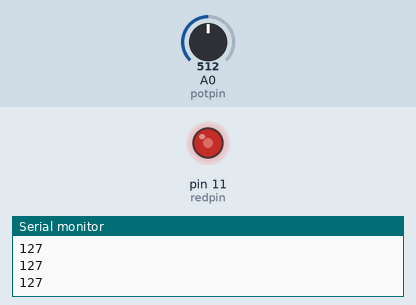
This sketch was run on a simulated Arduino Uno, built with avr-gcc and run on an emulated ATmega328P. On the bench: output pins drawn as LEDs (lit = HIGH), the last lines printed to the serial monitor. Inputs (shaded band) come from the test bench; at power-on: A0 (potpin) = 512.

Above: at 1.2 s.
1.3 s: A0 (potpin) set to 716
At 2.5 s:
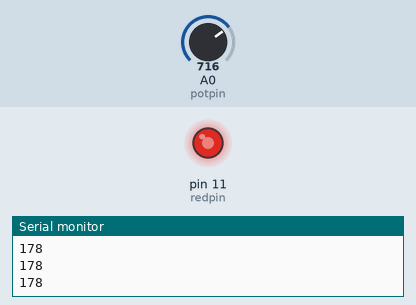
2.8 s: A0 (potpin) set to 900
At 3.9 s:
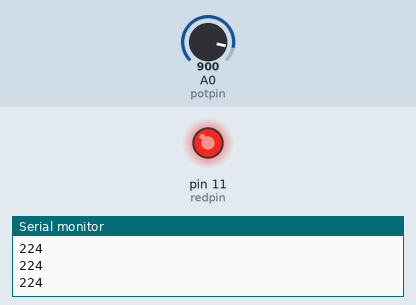
4.3 s: A0 (potpin) set to 122
At 5.0 s:
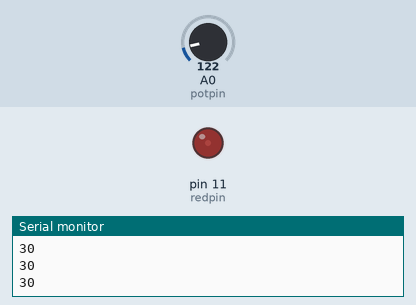
5.8 s: A0 (potpin) set to 0
At 6.1 s:
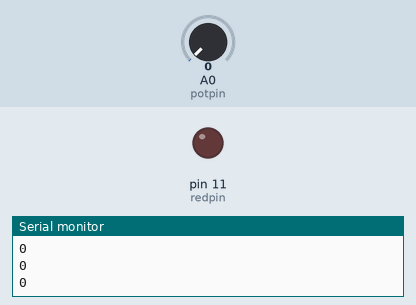
7.3 s: A0 (potpin) set to 511
At 8.5 s:
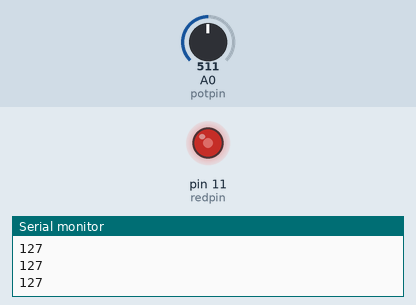
Timing chart, 0 to 9.8 s (numbered marks = the images above; inputs shaded):
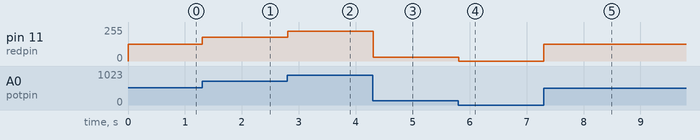

Measured:
- after the input at 1.3 s, pin 11 (redpin): 127/255 → 178/255 at once
- after the input at 2.8 s, pin 11 (redpin): 178/255 → 224/255 at once
- after the input at 4.3 s, pin 11 (redpin): 224/255 → 30/255 at once
- after the input at 5.8 s, pin 11 (redpin): 30/255 → 0/255 at once
- after the input at 7.3 s, pin 11 (redpin): 0/255 → 127/255 at once

The sketch:

dimming_led.ino
```cpp
int potval;
int redpin=11;
int potpin=A0;
int LEDVal;
int dt=250;
void setup() {
  // put your setup code here, to run once:
Serial.begin(9600);
pinMode(redpin,OUTPUT);
pinMode(potpin,INPUT);
}

void loop() {
  // put your main code here, to run repeatedly:
potval=analogRead(potpin);
LEDVal=(255./1023.)*potval;
Serial.println(LEDVal);
analogWrite(redpin,LEDVal);
}
```
